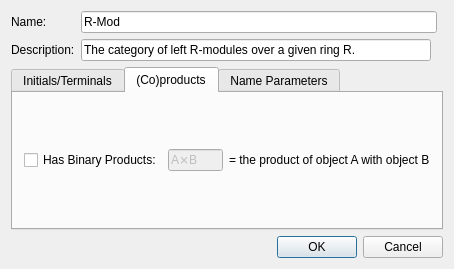
<?xml version="1.0" encoding="UTF-8"?>
<ui version="4.0">
 <class>CategoryClass</class>
 <widget class="QDialog" name="CategoryClass">
  <property name="geometry">
   <rect>
    <x>0</x>
    <y>0</y>
    <width>454</width>
    <height>269</height>
   </rect>
  </property>
  <property name="windowTitle">
   <string>Category</string>
  </property>
  <layout class="QGridLayout" name="gridLayout">
   <item row="1" column="1">
    <widget class="QLineEdit" name="lineEdit_3">
     <property name="text">
      <string>The category of left R-modules over a given ring R.</string>
     </property>
    </widget>
   </item>
   <item row="0" column="0">
    <widget class="QLabel" name="label">
     <property name="text">
      <string>Name:</string>
     </property>
    </widget>
   </item>
   <item row="2" column="0" colspan="4">
    <widget class="QTabWidget" name="propertyTabs">
     <property name="currentIndex">
      <number>1</number>
     </property>
     <widget class="QWidget" name="initialTerminalObjectsTab">
      <attribute name="title">
       <string>Initials/Terminals</string>
      </attribute>
      <layout class="QGridLayout" name="gridLayout_2">
       <item row="0" column="0">
        <widget class="QCheckBox" name="hasZeroObject">
         <property name="text">
          <string>Has a Zero Object:</string>
         </property>
         <property name="checked">
          <bool>true</bool>
         </property>
        </widget>
       </item>
       <item row="0" column="1" colspan="2">
        <widget class="QLineEdit" name="zeroObject">
         <property name="text">
          <string>0</string>
         </property>
        </widget>
       </item>
       <item row="1" column="0" colspan="2">
        <widget class="QCheckBox" name="hasInitialObject">
         <property name="text">
          <string>Has an Initial Object:</string>
         </property>
        </widget>
       </item>
       <item row="1" column="2">
        <widget class="QLineEdit" name="initialObject">
         <property name="enabled">
          <bool>false</bool>
         </property>
         <property name="text">
          <string>{}</string>
         </property>
        </widget>
       </item>
       <item row="2" column="0" colspan="2">
        <widget class="QCheckBox" name="hasTerminalObject">
         <property name="text">
          <string>Has a Terminal Object:</string>
         </property>
        </widget>
       </item>
       <item row="2" column="2">
        <widget class="QLineEdit" name="terminalObject">
         <property name="enabled">
          <bool>false</bool>
         </property>
         <property name="text">
          <string>{*}</string>
         </property>
        </widget>
       </item>
      </layout>
     </widget>
     <widget class="QWidget" name="productsTab">
      <attribute name="title">
       <string>(Co)products</string>
      </attribute>
      <layout class="QGridLayout" name="gridLayout_3">
       <item row="0" column="0">
        <widget class="QCheckBox" name="hasBinaryProducts">
         <property name="text">
          <string>Has Binary Products:</string>
         </property>
        </widget>
       </item>
       <item row="0" column="1">
        <widget class="QLineEdit" name="binaryProduct">
         <property name="enabled">
          <bool>false</bool>
         </property>
         <property name="text">
          <string>A⨯B</string>
         </property>
        </widget>
       </item>
       <item row="0" column="2">
        <widget class="QLabel" name="label_2">
         <property name="text">
          <string>= the product of object A with object B</string>
         </property>
        </widget>
       </item>
      </layout>
     </widget>
     <widget class="QWidget" name="nameParametersTab">
      <attribute name="title">
       <string>Name Parameters</string>
      </attribute>
      <layout class="QGridLayout" name="gridLayout_4">
       <item row="0" column="0">
        <widget class="QLabel" name="label_3">
         <property name="text">
          <string>Parameter(s):</string>
         </property>
        </widget>
       </item>
       <item row="0" column="1">
        <widget class="QLineEdit" name="lineEdit_2">
         <property name="text">
          <string>R:Ring</string>
         </property>
         <property name="placeholderText">
          <string>A comma-separated list of typed parameters such as R:Ring</string>
         </property>
        </widget>
       </item>
       <item row="1" column="0">
        <widget class="QPushButton" name="typesButton">
         <property name="text">
          <string>Type Definitions...</string>
         </property>
        </widget>
       </item>
      </layout>
     </widget>
    </widget>
   </item>
   <item row="0" column="1" colspan="2">
    <widget class="QLineEdit" name="lineEdit">
     <property name="text">
      <string>R-Mod</string>
     </property>
    </widget>
   </item>
   <item row="1" column="0">
    <widget class="QLabel" name="label_4">
     <property name="text">
      <string>Description:</string>
     </property>
    </widget>
   </item>
   <item row="3" column="0" colspan="4">
    <widget class="QDialogButtonBox" name="buttonBox">
     <property name="standardButtons">
      <set>QDialogButtonBox::Cancel|QDialogButtonBox::Ok</set>
     </property>
    </widget>
   </item>
  </layout>
 </widget>
 <layoutdefault spacing="6" margin="11"/>
 <resources/>
 <connections/>
</ui>
